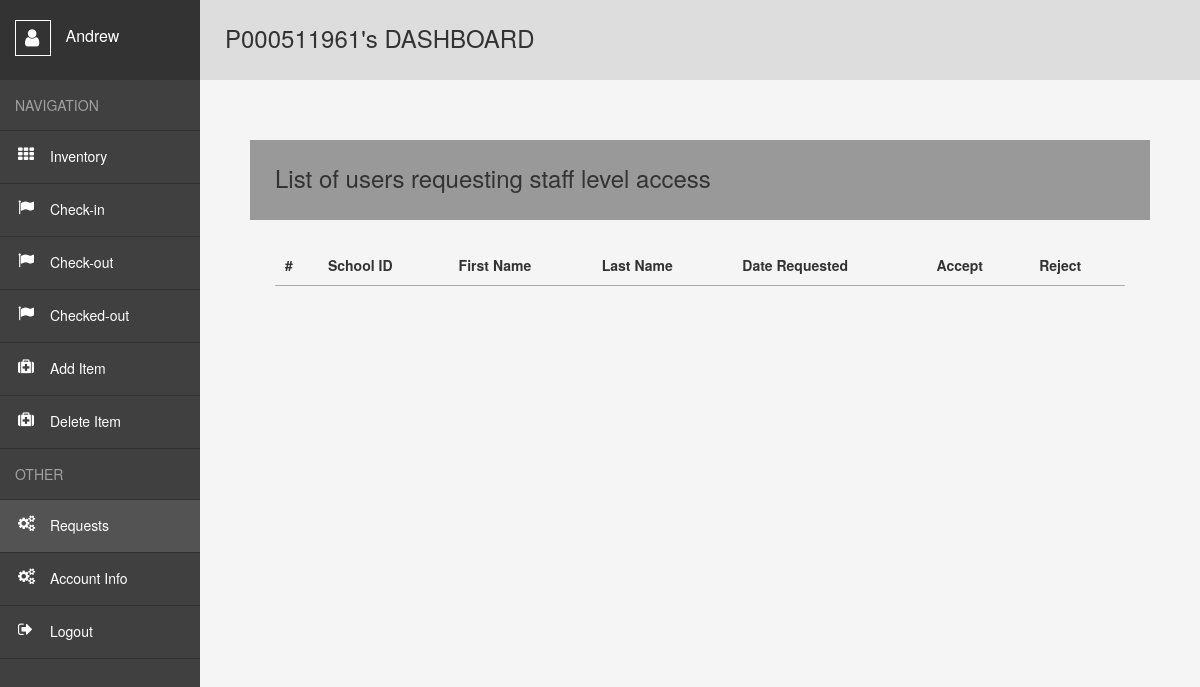
/user/access-request (signed in), run on an earlier commit of the app's database.
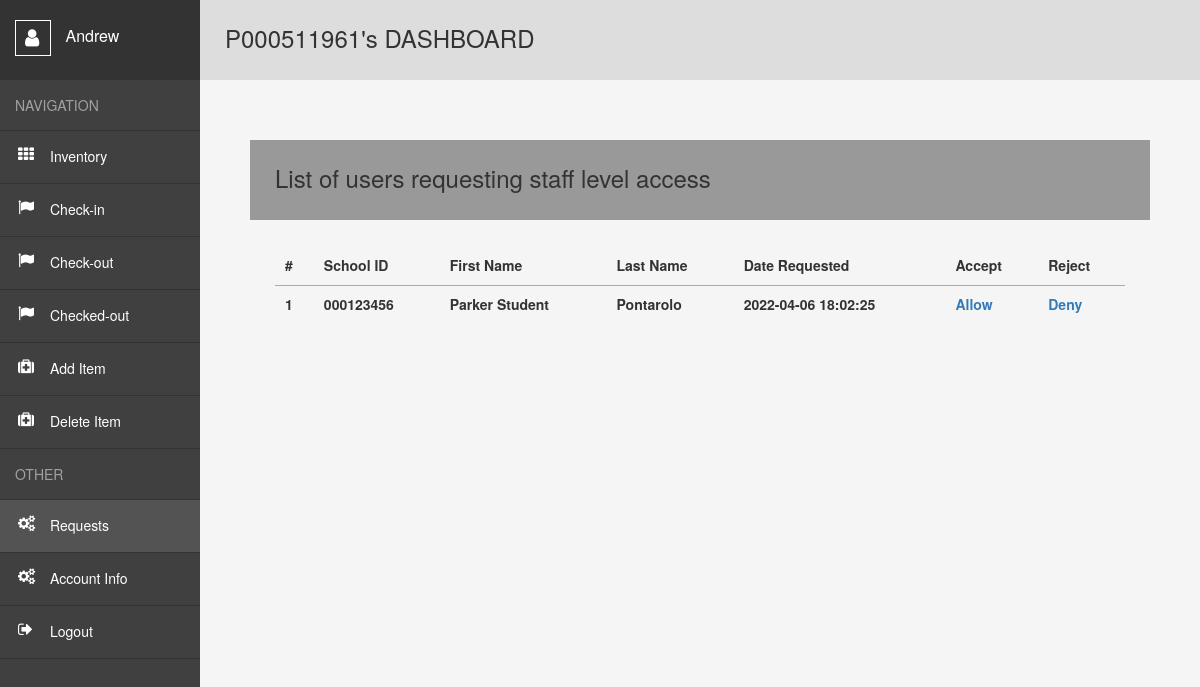
And on a later commit of the database.
### website/models.py (models this page shows)
class User(db.Model, UserMixin):##usermixin makes it easier for user login
    id = db.Column(db.Integer, primary_key=True)##unique key
    email = db.Column(db.String(320), unique=True)##cant have the same email
    telnum = db.Column(db.String(10),unique=True)##cant have the same telephone number
    s_id = db.Column(db.String(9),unique=True)
    fname = db.Column(db.String(26))
    lname = db.Column(db.String(50))
    password = db.Column(db.String(15))
    sf = db.Column(db.String(7))
    date_created = db.Column(db.DateTime(timezone=True), default=func.now())
    borroweditems= db.relationship('Borroweditem', backref='user',passive_deletes=True)##reference all borroweditems##relationship with db
    creators= db.relationship('Inventory', backref='user',passive_deletes=True)##reference all borroweditems##relationship with db
    access= db.relationship('AccessRequest', backref='user',passive_deletes=True)

class AccessRequest(db.Model):
    id = db.Column(db.Integer, primary_key=True)
    requester = db.Column(db.String(320), db.ForeignKey('user.s_id', ondelete="CASCADE"),nullable=False)
    fname = db.Column(db.String(26))
    lname = db.Column(db.String(50))
    date_requested = db.Column(db.DateTime(timezone=True), default=func.now())

### website/views.py (the view)
@views.route("/user/access-request")
@login_required
def access():
    if session.get("id",None) is not None and session.get("sf", "Staff"):
        requests = AccessRequest.query.all()
        return render_template("access-request.html",user = current_user, data=requests)
    else:
        flash("You do not have access to this page! Pls, Log in!", category="error")
        return redirect(url_for('views.home'))

### website/templates/access-request.html (shortened to what this page needs)
<!DOCTYPE html>
<html lang="en">
<head>
    <link rel= "stylesheet" type= "text/css" href= "{{ url_for('static',filename='styles3.css') }}">
    <link rel="stylesheet" href="https://maxcdn.bootstrapcdn.com/bootstrap/3.3.6/css/bootstrap.min.css" />
    <link href='https://cdn.datatables.net/1.10.24/css/jquery.dataTables.min.css' rel='stylesheet' type='text/css'>
</head>
<body>
    <div class="wrapper">
        <nav>
          <header>
            <span></span>
              {{session['FNAME']}}
          </header>
          <ul>
            <li><span>Navigation</span></li>
            <li class="inv"><a style="text-decoration:none" href="{{url_for('views.user')}}">Inventory</a></li>
            <li class="move"><a style="text-decoration:none" href="{{url_for('views.Check_in')}}">Check-in</a></li>
            <li class="move"><a style="text-decoration:none" href="{{url_for('views.Check_out')}}">Check-out</a></li>
            {% if session['ISstaff'] and session['id'] %}
            <li class="move"><a style="text-decoration:none" href="{{url_for('views.Checked')}}">Checked-out</a></li>
            <li class="edit"><a style="text-decoration:none" href="{{url_for('views.add')}}">Add Item</a></li>
            <li class="edit"><a style="text-decoration:none" href="{{url_for('views.delete')}}">Delete Item</a></li>
            {% endif %}
            <li><span>Other</span></li>
            {% if session['ISstaff'] and session['id'] %}
            <li class="acc"><a class="active" style="text-decoration:none;" href="{{url_for('views.access')}}">Requests</a></li>
            {% endif %}
            <li class="acc"><a style="text-decoration:none" href="{{url_for('views.account_info')}}">Account Info</a></li>
            <li class="logout"><a style="text-decoration:none" href="{{url_for('auth.logout')}}">Logout</a></li>
          </ul>
        </nav>
        {% if session['ISstaff'] and session['id'] %}
        <main>
          <h1>P{{session['SCHOOL_ID']}}'s DASHBOARD</h1>
          <div class="container-fluid">
            <div class="row" style="padding:50px;">
                <p><h2>List of users requesting staff level access</h1></p>
                <div >
                    <table id='empTable' class='display dataTable' width='100%'>
                        <thead>
                        <tr>
                            <th>#</th>
                            <th>School ID</th>
                            <th>First Name</th>
                            <th>Last Name</th>
                            <th>Date Requested</th>
                            <th>Accept</th>
                            <th>Reject</th>
                        </tr>
                        </thead>
                        {% for row in data %}
                          <tr>
                              <th>{{row.id}}</th>
                              <th>{{row.requester}}</th>
                              <th>{{row.fname}}</th>
                              <th>{{row.lname}}</th>
                              <th>{{row.date_requested}}</th>
                              <th><a style="text-decoration:none" href="/allow-access/{{row.id}}">Allow</a></th>
                              <th><a style="text-decoration:none" href="/deny-access/{{row.id}}">Deny</a></th>
                            </tr>
                        {% endfor %}
                    </table>
                </div>
           </div>
        </div>
        {% else %}
        <div>
          <a style="text-decoration:none" style="align-items:center" href="{{url_for('views.user')}}">You don't have access to add to the Inventory!</a>
      </div>
      {% endif %}
        </main>
      </div>

### website/static/styles3.css (style rules this page uses)
*, *:before, *:after { margin: 0; padding: 0; box-sizing: border-box; }
*:before, *:after { content: ""; display: block; position: absolute; }
html, body { height: 100%; }
body { font: 15px "Open Sans", sans-serif; color: #777; }
a { cursor: pointer; }
ul { list-style: none; }
.wrapper { display: flex; min-height: 100%; }
nav { width: 200px; background: #404040; }
nav header { position: relative; height: 80px; padding: 20px 0 0 15px; font-size: 16px; color: #fff; background: #333; }
nav header span { position: relative; display: inline-block; width: 36px; height: 36px; margin: 0 10px 0 0; vertical-align: middle; border: 1px solid #fff; }
nav header span:before { content: "\f007"; font: normal 20px fontawesome; top: 7px; left: 9px; }
nav ul span { display: block; padding: 15px; color: rgba(255, 255, 255, 0.5); text-transform: uppercase; border-bottom: 1px solid #333; }
nav ul a { position: relative; display: block; padding: 15px 15px 17px 50px; color: #fff; border-bottom: 1px solid #333; }
nav ul a:hover, nav ul a.active { background: #535353; }
nav ul a:before { font: normal 16px fontawesome; top: 15px; left: 18px; }
.inv a:before { content: "\f00a"; }
.move a:before { content: "\f024"; }
.edit a:before { content: "\f0fa"; }
.acc a:before { content: "\f085"; }
.logout a:before { content: "\f08b"; }
main { flex: 1; padding: 25px; background: #f5f5f5; }
main h1 { height: 80px; margin: -25px -25px 25px -25px; padding: 0 25px; line-height: 76px; font-size: 24px; font-weight: 400; background: #ddd; }
main h2 { height: 80px; margin: -25px -25px 25px -25px; padding: 0 25px; line-height: 76px; font-size: 24px; font-weight: 400; background: #999; }

What changed in the data, as far as the page shows it:
added AccessRequest: id "1", requester "000123456", fname "Parker Student", lname "Pontarolo", date_requested "2022-04-06 18:02:25"
